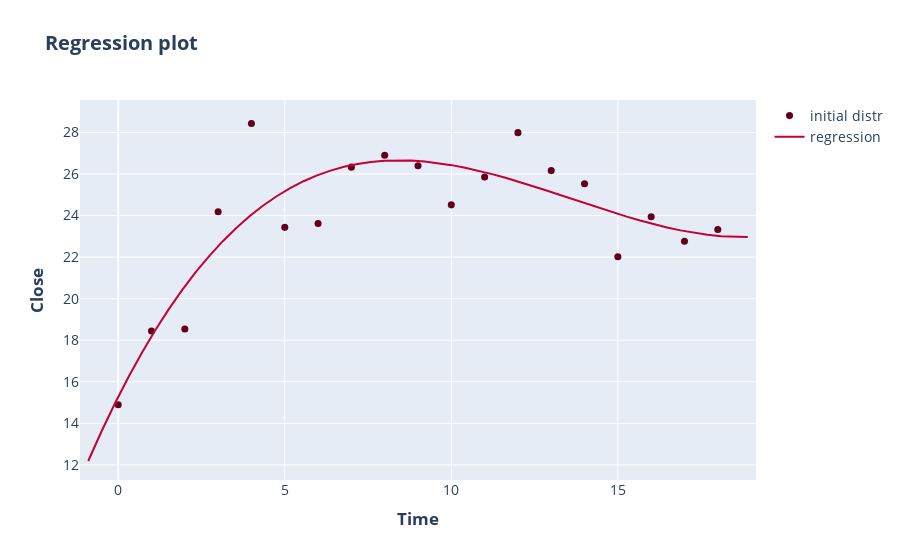

Notebook source saved alongside this figure:
### Markdown cell above
###### Use this function for linear and polynomial regression

### Code cell
gen_polyplot(X, Y, w_opt_none)

### Figure 1 — Plotly figure (JSON) as saved in the notebook; plotly's stock layout.template omitted (floating-point values rounded to 4 significant figures)
{"data": [{"marker": {"color": "#62001C", "size": 7.056}, "mode": "markers", "name": "initial distr", "type": "scatter", "x": [0, 1, 2, 3, 4, 5, 6, 7, 8, 9, 10, 11, 12, 13, 14, 15, 16, 17, 18], "y": [14.9, 18.44, 18.54, 24.19, 28.44, 23.43, 23.62, 26.33, 26.9, 26.4, 24.52, 25.85, 27.99, 26.17, 25.53, 22.02, 23.94, 22.76, 23.33]}, {"line": {"color": "#C30037"}, "mode": "lines", "name": "regression", "type": "scatter", "x": [-0.9, -0.4959, -0.09184, 0.3122, 0.7163, 1.12, 1.524, 1.929, 2.333, 2.737, 3.141, 3.545, 3.949, 4.353, 4.757, 5.161, 5.565, 5.969, 6.373, 6.778, 7.182, 7.586, 7.99, 8.394, 8.798, 9.202, 9.606, 10.01, 10.41, 10.82, 11.22, 11.63, 12.03, 12.43, 12.84, 13.24, 13.65, 14.05, 14.46, 14.86, 15.26, 15.67, 16.07, 16.48, 16.88, 17.28, 17.69, 18.09, 18.5, 18.9], "y": [12.19, 13.63, 14.98, 16.24, 17.41, 18.5, 19.51, 20.44, 21.29, 22.06, 22.77, 23.41, 23.98, 24.48, 24.93, 25.32, 25.65, 25.93, 26.17, 26.35, 26.49, 26.58, 26.64, 26.66, 26.65, 26.6, 26.53, 26.43, 26.3, 26.16, 26.0, 25.82, 25.63, 25.43, 25.22, 25.0, 24.78, 24.57, 24.36, 24.15, 23.95, 23.76, 23.59, 23.43, 23.29, 23.17, 23.08, 23.01, 22.97, 22.97]}], "layout": {"font": {"size": 14}, "title": {"text": "<b>Regression plot</b>"}, "xaxis": {"title": {"text": "<b>Time</b>"}}, "yaxis": {"title": {"text": "<b>Close</b>"}}}}
